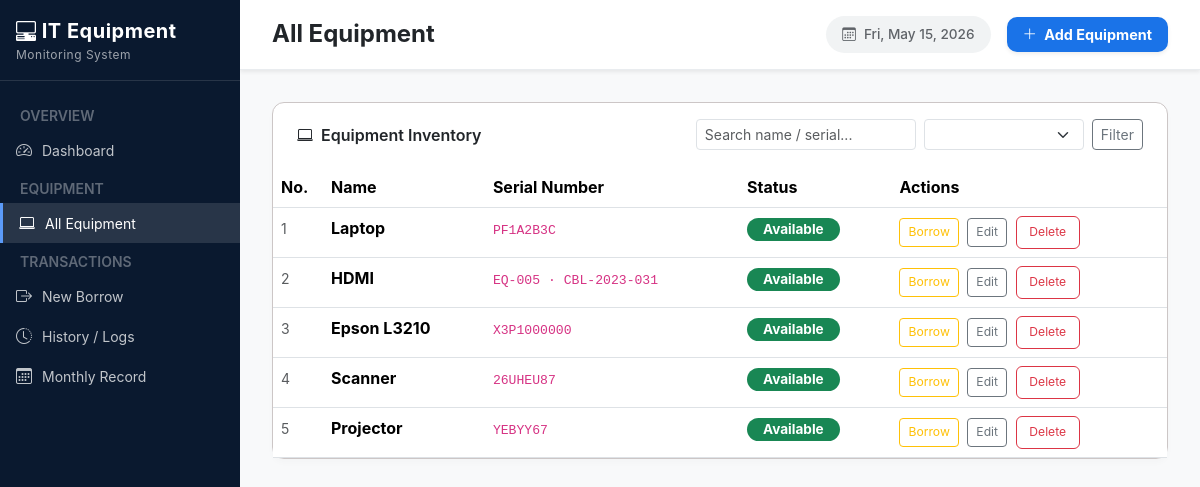
Before: /equipment/ with the older database file.
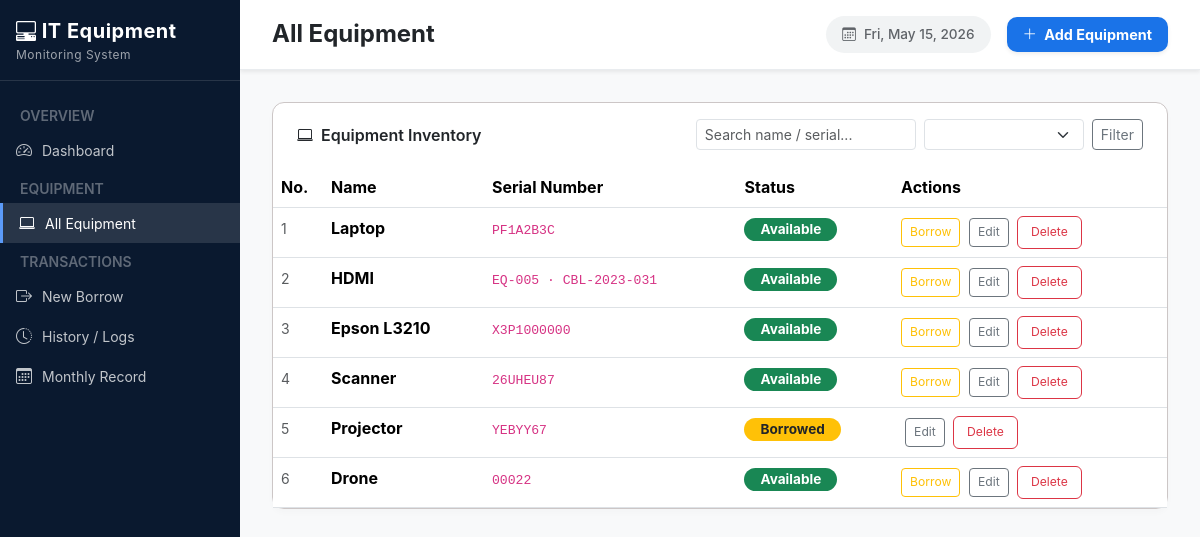
After: the same page with the newer database file.
### ems/models.py (models this page shows, shortened)
class Equipment(models.Model):
    STATUS_CHOICES = [
        ('available', 'Available'),
        ('borrowed',  'Borrowed'),
        ('unavailable', 'Not Available'),
    ]
    name = models.CharField(max_length=100)
    serial_number = models.CharField(max_length=100, unique=True)
    category = models.CharField(max_length=100, blank=True)
    status = models.CharField(max_length=20, choices=STATUS_CHOICES, default='available')
    description = models.TextField(blank=True)
    added_at = models.DateTimeField(auto_now_add=True)

### ems/views.py (the view)
# urls.py: path('equipment/', views.all_equipment, name='all_equipment'),
def all_equipment(request):
    qs = Equipment.objects.all()
    q = request.GET.get('q', '')
    status_f = request.GET.get('status', '')
    if q:
        qs = qs.filter(Q(name__icontains=q) | Q(serial_number__icontains=q))
    if status_f:
        qs = qs.filter(status=status_f)
    return render(request, 'ems/all_equipment.html', {'equipments': qs, 'q': q, 'status_f': status_f})

### ems/templates/ems/all_equipment.html (shortened to what this page needs)
{% extends 'ems/base.html' %}
{% block page_title %}All Equipment{% endblock %}
{% block page_action %}
<button type="button" class="btn btn-primary fw-bold shadow-sm" style="background: #1a73e8; border: none; border-radius: 10px; padding: 0.4rem 1rem; font-size: 0.9rem;" data-bs-toggle="modal" data-bs-target="#addEquipmentModal">
   <i class="bi bi-plus-lg me-1"></i> Add Equipment
</button>
{% endblock %}
{% block content %}
<div class="table-card">
    <div class="tc-head d-flex flex-wrap align-items-center gap-2">
        <span><i class="bi bi-laptop me-2"></i>Equipment Inventory</span>
        <form method="get" class="ms-auto d-flex align-items-center gap-2 flex-nowrap" style="min-width:0;">
            <input name="q" value="{{ q }}" class="form-control form-control-sm" style="max-width:220px; min-width:220px;" placeholder="Search name / serial...">
            <select name="status" class="form-select form-select-sm" style="max-width:160px; min-width:160px;">
                <option value="3" {% if status_f == '' %}selected{% endif %}> </option>
                <option value="available" {% if status_f == 'available' %}selected{% endif %}>Available</option>
            </select>
            <button class="btn btn-sm btn-outline-secondary">Filter</button>
        </form>
    </div>
    <table class="table table-hover mb-0">
        <thead>
            <tr>
                <th style="width: 50px;">No.</th>
                <th>Name</th>
                <th>Serial Number</th>
                <th>Status</th>
                <th>Actions</th>
            </tr>
        </thead>
        <tbody>
        {% for eq in equipments %}
        <tr>
            <td style="width: 50px;" class="text-muted"><small>{{ forloop.counter }}</small></td>
            <td><strong>{{ eq.name }}</strong></td>
            <td><code style="font-size:.82rem;">{{ eq.serial_number }}</code></td>
            <td>
                {% if eq.status == 'borrowed' %}
                    <span class="badge rounded-pill px-3" style="background-color: #ffc107; color: #212529; font-weight: bold; font-size: 0.85rem;">
                        Borrowed
                    </span>
                {% elif eq.status == 'available' %}
                    <span class="badge rounded-pill px-3" style="background-color: #198754; color: #ffffff; font-weight: bold; font-size: 0.85rem;">
                        Available
                    </span>
                {% else %}
                    <span class="badge rounded-pill px-3" style="background-color: #ffc107; color: #000; font-weight: bold;">
                        {{ eq.get_status_display }}
                    </span>
                {% endif %}
            </td>
            <td>
                {% if eq.status == 'available' %}
                <a href="{% url 'borrow_create' %}?equipment={{ eq.pk }}" class="btn btn-sm btn-outline-warning" style="font-size:.76rem;">Borrow</a>
                {% endif %}
                <a href="{% url 'equipment_edit' eq.pk %}" class="btn btn-sm btn-outline-secondary ms-1" style="font-size:.76rem;">Edit</a>
                <a href="{% url 'equipment_delete' eq.pk %}" class="btn btn-sm btn-outline-danger ms-1" style="font-size:.76rem;">Delete</a>
            </td>
        </tr>
        {% empty %}
        <tr><td colspan="6" class="text-center text-muted py-4">No equipment found.</td></tr>
        {% endfor %}
        </tbody>
    </table>
</div>
{% endblock %}

Changed rows visible on the page:
changed Equipment "Projector": status "Available Borrow" → "Borrowed"
added Equipment: name "Drone", serial_number "00022", status "Available"
